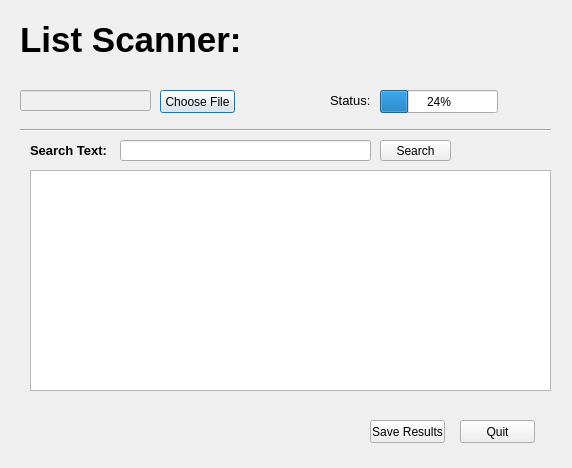
<?xml version="1.0" encoding="UTF-8"?>
<ui version="4.0">
 <class>Dialog</class>
 <widget class="QDialog" name="Dialog">
  <property name="geometry">
   <rect>
    <x>0</x>
    <y>0</y>
    <width>572</width>
    <height>468</height>
   </rect>
  </property>
  <property name="windowTitle">
   <string>Dialog</string>
  </property>
  <widget class="QPushButton" name="choose">
   <property name="geometry">
    <rect>
     <x>160</x>
     <y>90</y>
     <width>75</width>
     <height>23</height>
    </rect>
   </property>
   <property name="text">
    <string>Choose File</string>
   </property>
  </widget>
  <widget class="QLabel" name="title">
   <property name="geometry">
    <rect>
     <x>20</x>
     <y>20</y>
     <width>231</width>
     <height>41</height>
    </rect>
   </property>
   <property name="text">
    <string>&lt;html&gt;&lt;head/&gt;&lt;body&gt;&lt;p&gt;&lt;span style=&quot; font-size:26pt; font-weight:600;&quot;&gt;List Scanner:&lt;/span&gt;&lt;/p&gt;&lt;/body&gt;&lt;/html&gt;</string>
   </property>
  </widget>
  <widget class="QProgressBar" name="progressBar">
   <property name="geometry">
    <rect>
     <x>380</x>
     <y>90</y>
     <width>118</width>
     <height>23</height>
    </rect>
   </property>
   <property name="value">
    <number>24</number>
   </property>
  </widget>
  <widget class="QPushButton" name="search_2">
   <property name="geometry">
    <rect>
     <x>380</x>
     <y>140</y>
     <width>71</width>
     <height>21</height>
    </rect>
   </property>
   <property name="text">
    <string>Search</string>
   </property>
  </widget>
  <widget class="QLabel" name="status">
   <property name="geometry">
    <rect>
     <x>330</x>
     <y>90</y>
     <width>51</width>
     <height>21</height>
    </rect>
   </property>
   <property name="text">
    <string>&lt;html&gt;&lt;head/&gt;&lt;body&gt;&lt;p&gt;&lt;span style=&quot; font-size:10pt;&quot;&gt;Status:&lt;/span&gt;&lt;/p&gt;&lt;/body&gt;&lt;/html&gt;</string>
   </property>
  </widget>
  <widget class="Line" name="hor">
   <property name="geometry">
    <rect>
     <x>20</x>
     <y>120</y>
     <width>531</width>
     <height>20</height>
    </rect>
   </property>
   <property name="orientation">
    <enum>Qt::Horizontal</enum>
   </property>
  </widget>
  <widget class="QLineEdit" name="inp">
   <property name="geometry">
    <rect>
     <x>120</x>
     <y>140</y>
     <width>251</width>
     <height>21</height>
    </rect>
   </property>
  </widget>
  <widget class="QTableView" name="tableView">
   <property name="geometry">
    <rect>
     <x>30</x>
     <y>170</y>
     <width>521</width>
     <height>221</height>
    </rect>
   </property>
  </widget>
  <widget class="QPushButton" name="quit">
   <property name="geometry">
    <rect>
     <x>460</x>
     <y>420</y>
     <width>75</width>
     <height>23</height>
    </rect>
   </property>
   <property name="text">
    <string>Quit</string>
   </property>
  </widget>
  <widget class="QPushButton" name="save">
   <property name="geometry">
    <rect>
     <x>370</x>
     <y>420</y>
     <width>75</width>
     <height>23</height>
    </rect>
   </property>
   <property name="text">
    <string>Save Results</string>
   </property>
  </widget>
  <widget class="QLineEdit" name="fshow">
   <property name="enabled">
    <bool>false</bool>
   </property>
   <property name="geometry">
    <rect>
     <x>20</x>
     <y>90</y>
     <width>131</width>
     <height>21</height>
    </rect>
   </property>
  </widget>
  <widget class="QLabel" name="search">
   <property name="geometry">
    <rect>
     <x>30</x>
     <y>140</y>
     <width>81</width>
     <height>21</height>
    </rect>
   </property>
   <property name="text">
    <string>&lt;html&gt;&lt;head/&gt;&lt;body&gt;&lt;p&gt;&lt;span style=&quot; font-size:10pt; font-weight:600;&quot;&gt;Search Text:&lt;/span&gt;&lt;/p&gt;&lt;/body&gt;&lt;/html&gt;</string>
   </property>
  </widget>
 </widget>
 <resources/>
 <connections/>
</ui>
